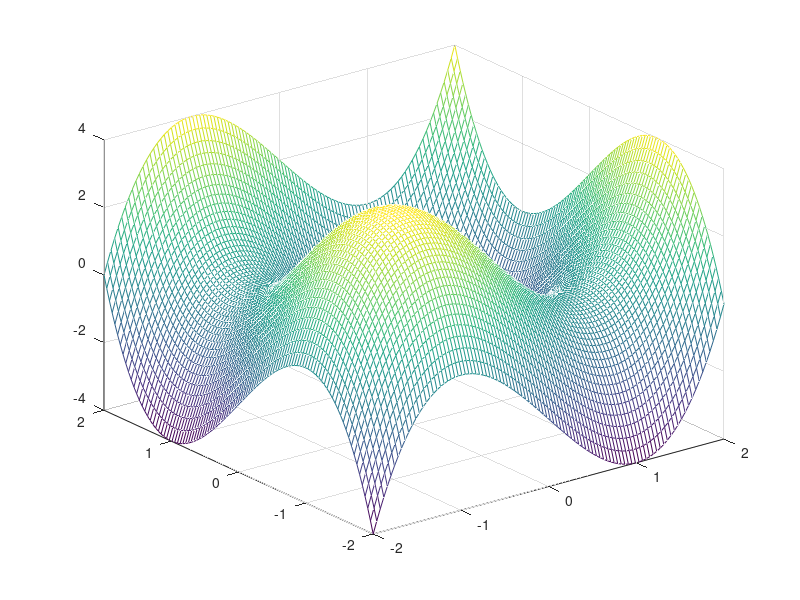

This chart was generated by the following MATLAB code:
xx=linspace(-2,2,100);
yy=xx;
[X,Y]=meshgrid(xx,yy);
Z=X.^3+Y.^3-3*X-3*Y;
figure; mesh(X,Y,Z)
X %oszloponkent valtozik
Y %soronkent valtozik